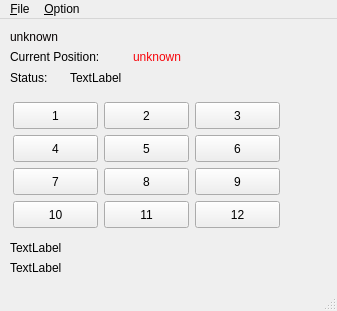
<?xml version="1.0" encoding="UTF-8"?>
<ui version="4.0">
 <class>MainWindow</class>
 <widget class="QMainWindow" name="MainWindow">
  <property name="geometry">
   <rect>
    <x>0</x>
    <y>0</y>
    <width>337</width>
    <height>311</height>
   </rect>
  </property>
  <property name="windowTitle">
   <string>MainWindow</string>
  </property>
  <widget class="QWidget" name="centralWidget">
   <widget class="QLabel" name="labelFLI">
    <property name="geometry">
     <rect>
      <x>10</x>
      <y>220</y>
      <width>67</width>
      <height>17</height>
     </rect>
    </property>
    <property name="text">
     <string>TextLabel</string>
    </property>
   </widget>
   <widget class="QLabel" name="label">
    <property name="geometry">
     <rect>
      <x>10</x>
      <y>30</y>
      <width>116</width>
      <height>17</height>
     </rect>
    </property>
    <property name="text">
     <string>&lt;html&gt;&lt;head/&gt;&lt;body&gt;&lt;p&gt;Current Position:&lt;/p&gt;&lt;/body&gt;&lt;/html&gt;</string>
    </property>
   </widget>
   <widget class="QLabel" name="label_CurPos">
    <property name="geometry">
     <rect>
      <x>133</x>
      <y>30</y>
      <width>63</width>
      <height>17</height>
     </rect>
    </property>
    <property name="text">
     <string>&lt;html&gt;&lt;head/&gt;&lt;body&gt;&lt;p&gt;&lt;span style=&quot; color:#f7050b;&quot;&gt;unknown&lt;/span&gt;&lt;/p&gt;&lt;/body&gt;&lt;/html&gt;</string>
    </property>
   </widget>
   <widget class="QLabel" name="label_libVer">
    <property name="geometry">
     <rect>
      <x>10</x>
      <y>10</y>
      <width>67</width>
      <height>17</height>
     </rect>
    </property>
    <property name="text">
     <string>&lt;html&gt;&lt;head/&gt;&lt;body&gt;&lt;p&gt;&lt;span style=&quot; color:#060101;&quot;&gt;unknown&lt;/span&gt;&lt;/p&gt;&lt;/body&gt;&lt;/html&gt;</string>
    </property>
   </widget>
   <widget class="QLabel" name="label_time">
    <property name="geometry">
     <rect>
      <x>10</x>
      <y>240</y>
      <width>67</width>
      <height>17</height>
     </rect>
    </property>
    <property name="text">
     <string>TextLabel</string>
    </property>
   </widget>
   <widget class="QLabel" name="label_CurStatus">
    <property name="geometry">
     <rect>
      <x>70</x>
      <y>50</y>
      <width>67</width>
      <height>17</height>
     </rect>
    </property>
    <property name="text">
     <string>TextLabel</string>
    </property>
   </widget>
   <widget class="QLabel" name="label_2">
    <property name="geometry">
     <rect>
      <x>10</x>
      <y>50</y>
      <width>67</width>
      <height>17</height>
     </rect>
    </property>
    <property name="text">
     <string>Status:</string>
    </property>
   </widget>
   <widget class="QPushButton" name="pushButtonFW7">
    <property name="geometry">
     <rect>
      <x>104</x>
      <y>149</y>
      <width>85</width>
      <height>27</height>
     </rect>
    </property>
    <property name="minimumSize">
     <size>
      <width>61</width>
      <height>27</height>
     </size>
    </property>
    <property name="font">
     <font>
      <weight>50</weight>
      <italic>false</italic>
      <bold>false</bold>
     </font>
    </property>
    <property name="cursor">
     <cursorShape>ArrowCursor</cursorShape>
    </property>
    <property name="autoFillBackground">
     <bool>false</bool>
    </property>
    <property name="locale">
     <locale language="English" country="UnitedStates"/>
    </property>
    <property name="text">
     <string>8</string>
    </property>
   </widget>
   <widget class="QPushButton" name="pushButtonFW1">
    <property name="geometry">
     <rect>
      <x>104</x>
      <y>83</y>
      <width>85</width>
      <height>27</height>
     </rect>
    </property>
    <property name="minimumSize">
     <size>
      <width>61</width>
      <height>27</height>
     </size>
    </property>
    <property name="font">
     <font>
      <weight>50</weight>
      <italic>false</italic>
      <bold>false</bold>
     </font>
    </property>
    <property name="cursor">
     <cursorShape>ArrowCursor</cursorShape>
    </property>
    <property name="autoFillBackground">
     <bool>false</bool>
    </property>
    <property name="locale">
     <locale language="English" country="UnitedStates"/>
    </property>
    <property name="text">
     <string>2</string>
    </property>
   </widget>
   <widget class="QPushButton" name="pushButtonFW2">
    <property name="geometry">
     <rect>
      <x>195</x>
      <y>83</y>
      <width>85</width>
      <height>27</height>
     </rect>
    </property>
    <property name="minimumSize">
     <size>
      <width>51</width>
      <height>27</height>
     </size>
    </property>
    <property name="font">
     <font>
      <weight>50</weight>
      <italic>false</italic>
      <bold>false</bold>
     </font>
    </property>
    <property name="cursor">
     <cursorShape>ArrowCursor</cursorShape>
    </property>
    <property name="autoFillBackground">
     <bool>false</bool>
    </property>
    <property name="locale">
     <locale language="English" country="UnitedStates"/>
    </property>
    <property name="text">
     <string>3</string>
    </property>
   </widget>
   <widget class="QPushButton" name="pushButtonFW3">
    <property name="geometry">
     <rect>
      <x>13</x>
      <y>116</y>
      <width>85</width>
      <height>27</height>
     </rect>
    </property>
    <property name="minimumSize">
     <size>
      <width>71</width>
      <height>27</height>
     </size>
    </property>
    <property name="font">
     <font>
      <weight>50</weight>
      <italic>false</italic>
      <bold>false</bold>
     </font>
    </property>
    <property name="cursor">
     <cursorShape>ArrowCursor</cursorShape>
    </property>
    <property name="autoFillBackground">
     <bool>false</bool>
    </property>
    <property name="locale">
     <locale language="English" country="UnitedStates"/>
    </property>
    <property name="text">
     <string>4</string>
    </property>
   </widget>
   <widget class="QPushButton" name="pushButtonFW4">
    <property name="geometry">
     <rect>
      <x>104</x>
      <y>116</y>
      <width>85</width>
      <height>27</height>
     </rect>
    </property>
    <property name="minimumSize">
     <size>
      <width>61</width>
      <height>27</height>
     </size>
    </property>
    <property name="font">
     <font>
      <weight>50</weight>
      <italic>false</italic>
      <bold>false</bold>
     </font>
    </property>
    <property name="cursor">
     <cursorShape>ArrowCursor</cursorShape>
    </property>
    <property name="autoFillBackground">
     <bool>false</bool>
    </property>
    <property name="locale">
     <locale language="English" country="UnitedStates"/>
    </property>
    <property name="text">
     <string>5</string>
    </property>
   </widget>
   <widget class="QPushButton" name="pushButtonFW5">
    <property name="geometry">
     <rect>
      <x>195</x>
      <y>116</y>
      <width>85</width>
      <height>27</height>
     </rect>
    </property>
    <property name="minimumSize">
     <size>
      <width>51</width>
      <height>27</height>
     </size>
    </property>
    <property name="font">
     <font>
      <weight>50</weight>
      <italic>false</italic>
      <bold>false</bold>
     </font>
    </property>
    <property name="cursor">
     <cursorShape>ArrowCursor</cursorShape>
    </property>
    <property name="autoFillBackground">
     <bool>false</bool>
    </property>
    <property name="locale">
     <locale language="English" country="UnitedStates"/>
    </property>
    <property name="text">
     <string>6</string>
    </property>
   </widget>
   <widget class="QPushButton" name="pushButtonFW6">
    <property name="geometry">
     <rect>
      <x>13</x>
      <y>149</y>
      <width>85</width>
      <height>27</height>
     </rect>
    </property>
    <property name="minimumSize">
     <size>
      <width>71</width>
      <height>27</height>
     </size>
    </property>
    <property name="font">
     <font>
      <weight>50</weight>
      <italic>false</italic>
      <bold>false</bold>
     </font>
    </property>
    <property name="cursor">
     <cursorShape>ArrowCursor</cursorShape>
    </property>
    <property name="autoFillBackground">
     <bool>false</bool>
    </property>
    <property name="locale">
     <locale language="English" country="UnitedStates"/>
    </property>
    <property name="text">
     <string>7</string>
    </property>
   </widget>
   <widget class="QPushButton" name="pushButtonFW9">
    <property name="geometry">
     <rect>
      <x>13</x>
      <y>182</y>
      <width>85</width>
      <height>27</height>
     </rect>
    </property>
    <property name="minimumSize">
     <size>
      <width>71</width>
      <height>27</height>
     </size>
    </property>
    <property name="font">
     <font>
      <weight>50</weight>
      <italic>false</italic>
      <bold>false</bold>
     </font>
    </property>
    <property name="cursor">
     <cursorShape>ArrowCursor</cursorShape>
    </property>
    <property name="autoFillBackground">
     <bool>false</bool>
    </property>
    <property name="locale">
     <locale language="English" country="UnitedStates"/>
    </property>
    <property name="text">
     <string>10</string>
    </property>
   </widget>
   <widget class="QPushButton" name="pushButtonFW8">
    <property name="geometry">
     <rect>
      <x>195</x>
      <y>149</y>
      <width>85</width>
      <height>27</height>
     </rect>
    </property>
    <property name="minimumSize">
     <size>
      <width>51</width>
      <height>27</height>
     </size>
    </property>
    <property name="font">
     <font>
      <weight>50</weight>
      <italic>false</italic>
      <bold>false</bold>
     </font>
    </property>
    <property name="cursor">
     <cursorShape>ArrowCursor</cursorShape>
    </property>
    <property name="autoFillBackground">
     <bool>false</bool>
    </property>
    <property name="locale">
     <locale language="English" country="UnitedStates"/>
    </property>
    <property name="text">
     <string>9</string>
    </property>
   </widget>
   <widget class="QPushButton" name="pushButtonFW10">
    <property name="geometry">
     <rect>
      <x>104</x>
      <y>182</y>
      <width>85</width>
      <height>27</height>
     </rect>
    </property>
    <property name="minimumSize">
     <size>
      <width>61</width>
      <height>27</height>
     </size>
    </property>
    <property name="font">
     <font>
      <weight>50</weight>
      <italic>false</italic>
      <bold>false</bold>
     </font>
    </property>
    <property name="cursor">
     <cursorShape>ArrowCursor</cursorShape>
    </property>
    <property name="autoFillBackground">
     <bool>false</bool>
    </property>
    <property name="locale">
     <locale language="English" country="UnitedStates"/>
    </property>
    <property name="text">
     <string>11</string>
    </property>
   </widget>
   <widget class="QPushButton" name="pushButtonFW11">
    <property name="geometry">
     <rect>
      <x>195</x>
      <y>182</y>
      <width>85</width>
      <height>27</height>
     </rect>
    </property>
    <property name="minimumSize">
     <size>
      <width>51</width>
      <height>27</height>
     </size>
    </property>
    <property name="font">
     <font>
      <weight>50</weight>
      <italic>false</italic>
      <bold>false</bold>
     </font>
    </property>
    <property name="cursor">
     <cursorShape>ArrowCursor</cursorShape>
    </property>
    <property name="autoFillBackground">
     <bool>false</bool>
    </property>
    <property name="locale">
     <locale language="English" country="UnitedStates"/>
    </property>
    <property name="text">
     <string>12</string>
    </property>
   </widget>
   <widget class="QPushButton" name="pushButtonFWHome">
    <property name="geometry">
     <rect>
      <x>13</x>
      <y>83</y>
      <width>85</width>
      <height>27</height>
     </rect>
    </property>
    <property name="minimumSize">
     <size>
      <width>71</width>
      <height>27</height>
     </size>
    </property>
    <property name="font">
     <font>
      <weight>50</weight>
      <italic>false</italic>
      <bold>false</bold>
     </font>
    </property>
    <property name="cursor">
     <cursorShape>ArrowCursor</cursorShape>
    </property>
    <property name="autoFillBackground">
     <bool>false</bool>
    </property>
    <property name="locale">
     <locale language="English" country="UnitedStates"/>
    </property>
    <property name="text">
     <string>1</string>
    </property>
   </widget>
   <zorder>pushButtonFW7</zorder>
   <zorder>pushButtonFW1</zorder>
   <zorder>pushButtonFW2</zorder>
   <zorder>pushButtonFW3</zorder>
   <zorder>pushButtonFW4</zorder>
   <zorder>pushButtonFW5</zorder>
   <zorder>pushButtonFW6</zorder>
   <zorder>pushButtonFW9</zorder>
   <zorder>pushButtonFW8</zorder>
   <zorder>pushButtonFW10</zorder>
   <zorder>pushButtonFW11</zorder>
   <zorder>pushButtonFWHome</zorder>
   <zorder>label</zorder>
   <zorder>labelFLI</zorder>
   <zorder>label_CurPos</zorder>
   <zorder>label_libVer</zorder>
   <zorder>label_time</zorder>
   <zorder>label_CurStatus</zorder>
   <zorder>label_2</zorder>
  </widget>
  <widget class="QMenuBar" name="menuBar">
   <property name="geometry">
    <rect>
     <x>0</x>
     <y>0</y>
     <width>337</width>
     <height>27</height>
    </rect>
   </property>
   <widget class="QMenu" name="menuFLI_Filter_Wheel_CFW_12_Controller">
    <property name="title">
     <string>&amp;File</string>
    </property>
    <addaction name="action_About"/>
    <addaction name="action_Exit"/>
   </widget>
   <widget class="QMenu" name="menu_Option">
    <property name="title">
     <string>&amp;Option</string>
    </property>
    <addaction name="action_Set_Name"/>
   </widget>
   <addaction name="menuFLI_Filter_Wheel_CFW_12_Controller"/>
   <addaction name="menu_Option"/>
  </widget>
  <widget class="QStatusBar" name="statusBar"/>
  <action name="action_Exit">
   <property name="text">
    <string>&amp;Exit</string>
   </property>
  </action>
  <action name="action_About">
   <property name="text">
    <string>&amp;About</string>
   </property>
  </action>
  <action name="action_Set_Name">
   <property name="text">
    <string>&amp;Modify Name</string>
   </property>
  </action>
 </widget>
 <layoutdefault spacing="6" margin="11"/>
 <resources/>
 <connections/>
</ui>
